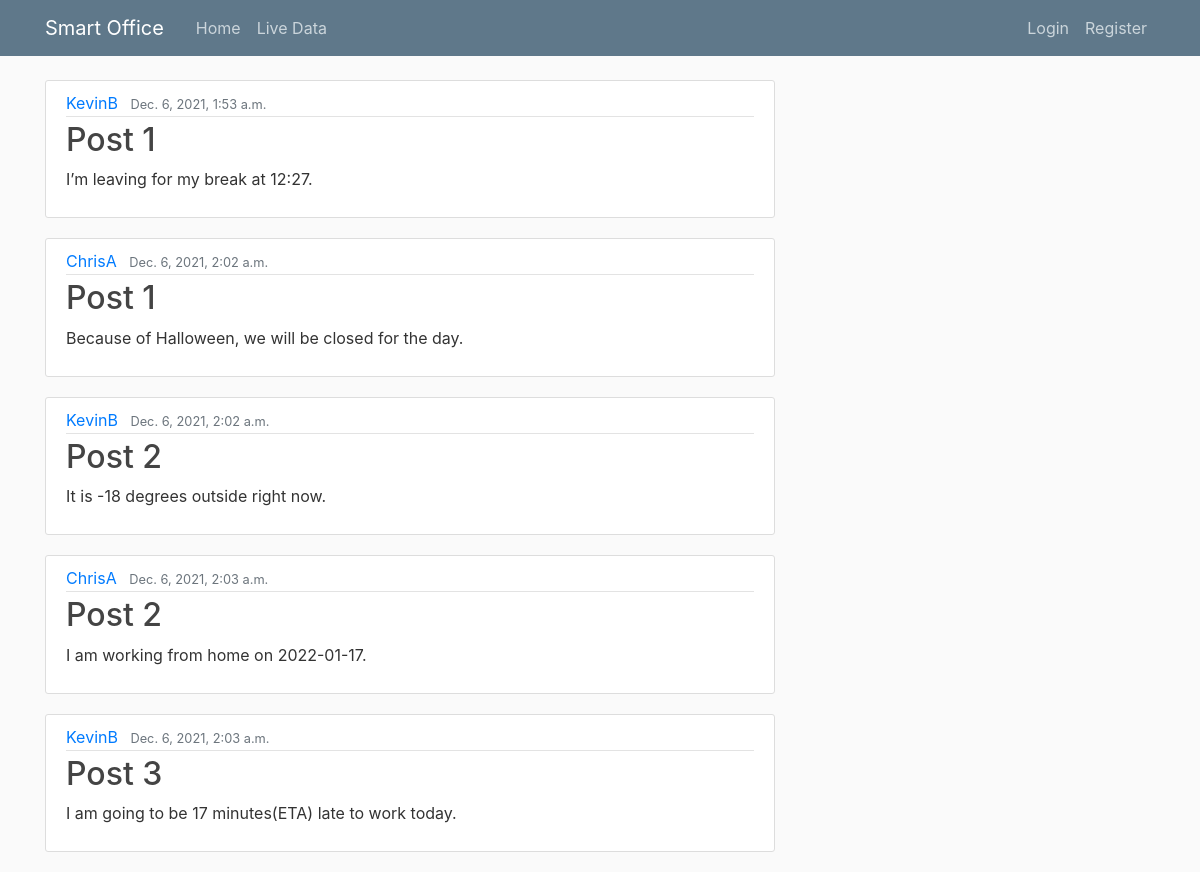
The page / on the database its author committed.
### posts/models.py (models this page shows, shortened)
class Post(models.Model):
    title = models.CharField(max_length=100)
    content = models.TextField()
    date_posted = models.DateTimeField(default=timezone.now)
    author = models.ForeignKey(User, on_delete=models.CASCADE)

### posts/views.py (the view)
# urls.py: 2. Add a URL to urlpatterns:  path('', views.home, name='home')
def home(request):
    context = {
        'posts': Post.objects.all()
    }
    return render(request, 'posts/home.html', context)

### posts/templates/posts/home.html
{% extends "posts/base.html" %}
{% block content %}
    {% for post in posts %}
        <article class="media content-section">
          <div class="media-body">
            <div class="article-metadata">
              <a class="mr-2" href="#">{{ post.author }}</a>
              <small class="text-muted">{{ post.date_posted }}</small>
            </div>
            <h2><a class="article-title" href="#">{{ post.title }}</a></h2>
            <p class="article-content">{{ post.content }}</p>
          </div>
        </article>
    {% endfor %}
{% endblock content %}

### posts/templates/posts/base.html (shortened to what this page needs)
{% load static %}
<!DOCTYPE html>
<html>
<head>
    <link rel="stylesheet" href="https://maxcdn.bootstrapcdn.com/bootstrap/4.0.0/css/bootstrap.min.css"
>
    <link rel="stylesheet" type="text/css" href="{% static 'posts/main.css' %}">
</head>
<body>
    <header class="site-header">
      <nav class="navbar navbar-expand-md navbar-dark bg-steel fixed-top">
        <div class="container">
          <a class="navbar-brand mr-4" href="{% url 'Post-Home' %}">Smart Office</a>
          <div class="collapse navbar-collapse" id="navbarToggle">
            <div class="navbar-nav mr-auto">
              <a class="nav-item nav-link" href="{% url 'Post-Home' %}">Home</a>
              <a class="nav-item nav-link" href="{% url 'Post-Live' %}">Live Data</a>
            </div>
            <div class="navbar-nav">
              <a class="nav-item nav-link" href="#">Login</a>
              <a class="nav-item nav-link" href="#">Register</a>
            </div>
          </div>
        </div>
      </nav>
    </header>
    <main role="main" class="container">
      <div class="row">
        <div class="col-md-8">
            {% block content %}
            {% endblock %}
      </div>
    </main>
</body>
</html>

### posts/static/posts/main.css (style rules this page uses)
body { background: #fafafa; color: #333333; margin-top: 5rem; }
h1, h2, h3, h4, h5, h6 { color: #444444; }
.bg-steel { background-color: #5f788a; }
.site-header .navbar-nav .nav-link { color: #cbd5db; }
.content-section { background: #ffffff; padding: 10px 20px; border: 1px solid #dddddd; border-radius: 3px; margin-bottom: 20px; }
.article-title { color: #444444; }
.article-content { white-space: pre-line; }
.article-metadata { padding-bottom: 1px; margin-bottom: 4px; border-bottom: 1px solid #e3e3e3 }

### rows shown on the page
Post: author "KevinB", date_posted "Dec. 6, 2021, 1:53 a.m.", title "Post 1", content "I’m leaving for my break at 12:27."
Post: author "ChrisA", date_posted "Dec. 6, 2021, 2:02 a.m.", title "Post 1", content "Because of Halloween, we will be closed for the day."
Post: author "KevinB", date_posted "Dec. 6, 2021, 2:02 a.m.", title "Post 2", content "It is -18 degrees outside right now."
Post: author "ChrisA", date_posted "Dec. 6, 2021, 2:03 a.m.", title "Post 2", content "I am working from home on 2022-01-17."
Post: author "KevinB", date_posted "Dec. 6, 2021, 2:03 a.m.", title "Post 3", content "I am going to be 17 minutes(ETA) late to work today."
